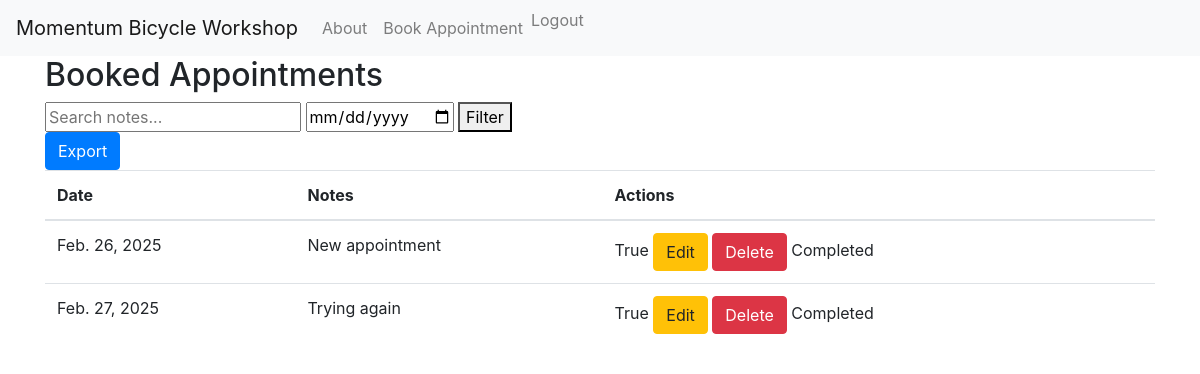
The page /owner/dashboard/ (signed in) on the database its author committed.
### myapp/models.py (models this page shows, shortened)
class Appointment(models.Model):
    user = models.ForeignKey(User, on_delete=models.CASCADE)  # Associate the appointment with a user
    date = models.DateField()
    time = models.TimeField()
    description = models.TextField(blank=True)  # Allowing blank descriptions
    photo = models.ImageField(upload_to='photos/', blank=True, null=True)
    completed = models.BooleanField(default=False)
    notified = models.BooleanField(default=False)
    class Meta:  # This should be properly indented within the model
        unique_together = ('user', 'date')  # or ('user', 'date', 'time') if you want to prevent double booking at the same time

### myapp/views.py (the view)
# urls.py: path('owner/dashboard/', OwnerDashboardView.as_view(), name='owner_dashboard'),  # Use the class-based view here
class OwnerDashboardView(LoginRequiredMixin, TemplateView):
    template_name = 'myapp/owner_dashboard.html'
    def get(self, request):
        appointments = Appointment.objects.all()
        date_filter = request.GET.get('date')
        if date_filter:
            appointments = appointments.filter(date=date_filter)
        search_query = request.GET.get('search')
        if search_query:
            appointments = appointments.filter(description__icontains=search_query)
        return render(request, self.template_name, {'appointments': appointments})

### myapp/templates/myapp/owner_dashboard.html (shortened to what this page needs)
{% extends "myapp/base.html" %}
{% block content %}
<h2>Booked Appointments</h2>
<form method="GET" action="{% url 'owner_dashboard' %}">
    <input type="text" name="search" placeholder="Search notes...">
    <input type="date" name="date">
    <button type="submit">Filter</button>
</form>
<a href="{% url 'export_appointments' %}" class="btn btn-primary">Export</a>
<table class="table">
    <thead>
        <tr>
            <th>Date</th>
            <th>Notes</th>
            <th>Actions</th>
        </tr>
    </thead>
    <tbody>
        {% for appointment in appointments %}
        <tr>
            <td>{{ appointment.date }}</td>
            <td>{{ appointment.description }}</td>
            <td>
                <span>{{ appointment.completed }}</span>
                <a href="{% url 'edit_appointment' appointment.id %}" class="btn btn-warning">Edit</a>
                <form method="POST" action="{% url 'delete_appointment' appointment.id %}" style="display:inline;">
                    <button type="submit" class="btn btn-danger">Delete</button>
                </form>
                {% if not appointment.completed %}
                <form method="POST" action="{% url 'mark_completed' appointment.id %}" style="display:inline;">
                    {% csrf_token %}
                    <button type="submit" class="btn btn-success">Mark as Completed</button>
                </form>
                {% else %}
                <span>Completed</span>
                {% endif %}
            </td>
        </tr>
        {% endfor %}
    </tbody>
</table>
{% endblock %}

### rows shown on the page
Appointment: date "Feb. 26, 2025", description "New appointment", completed "True", shows "Completed"
Appointment: date "Feb. 27, 2025", description "Trying again", completed "True", shows "Completed"
